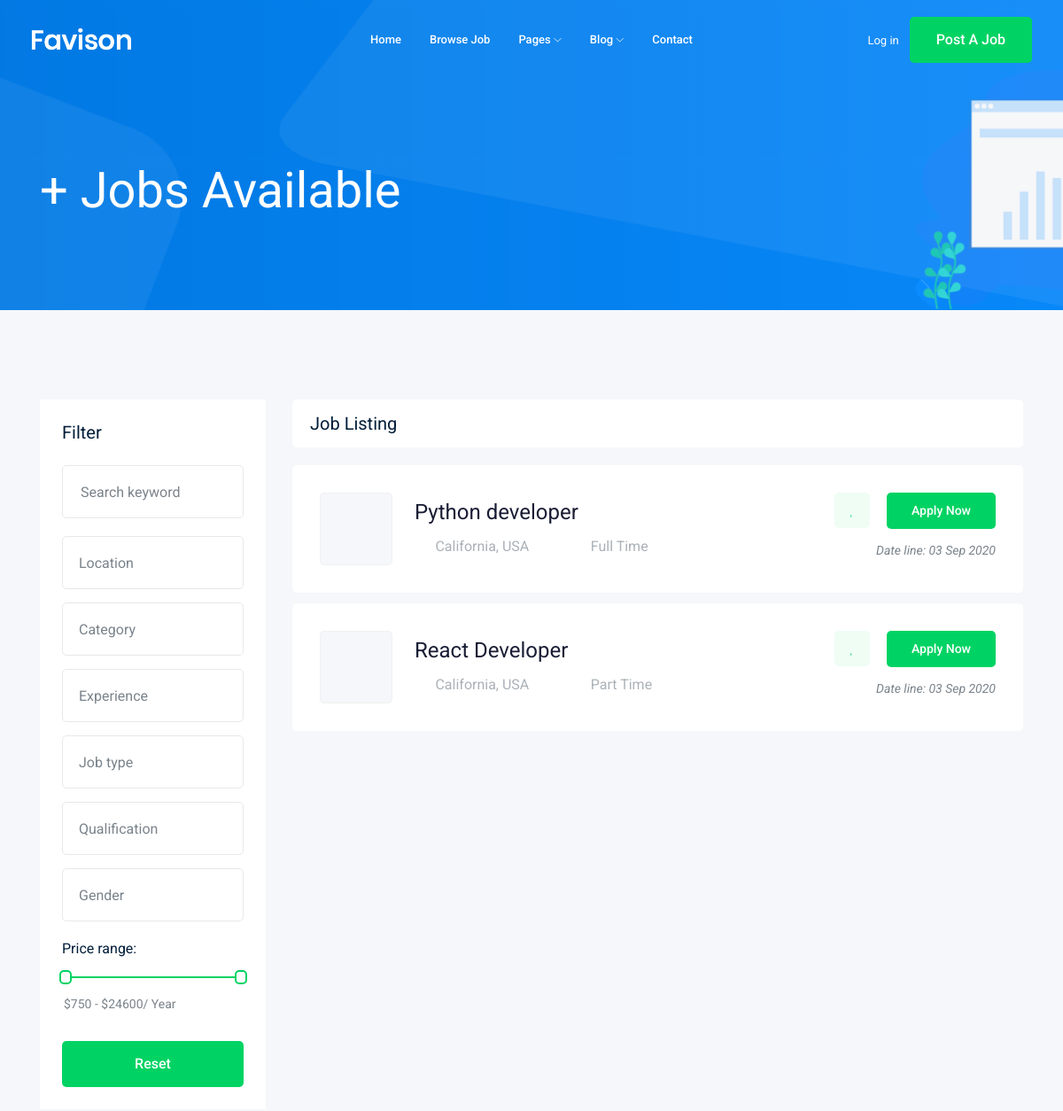
The app's page /jobs/ (upper part), older data.
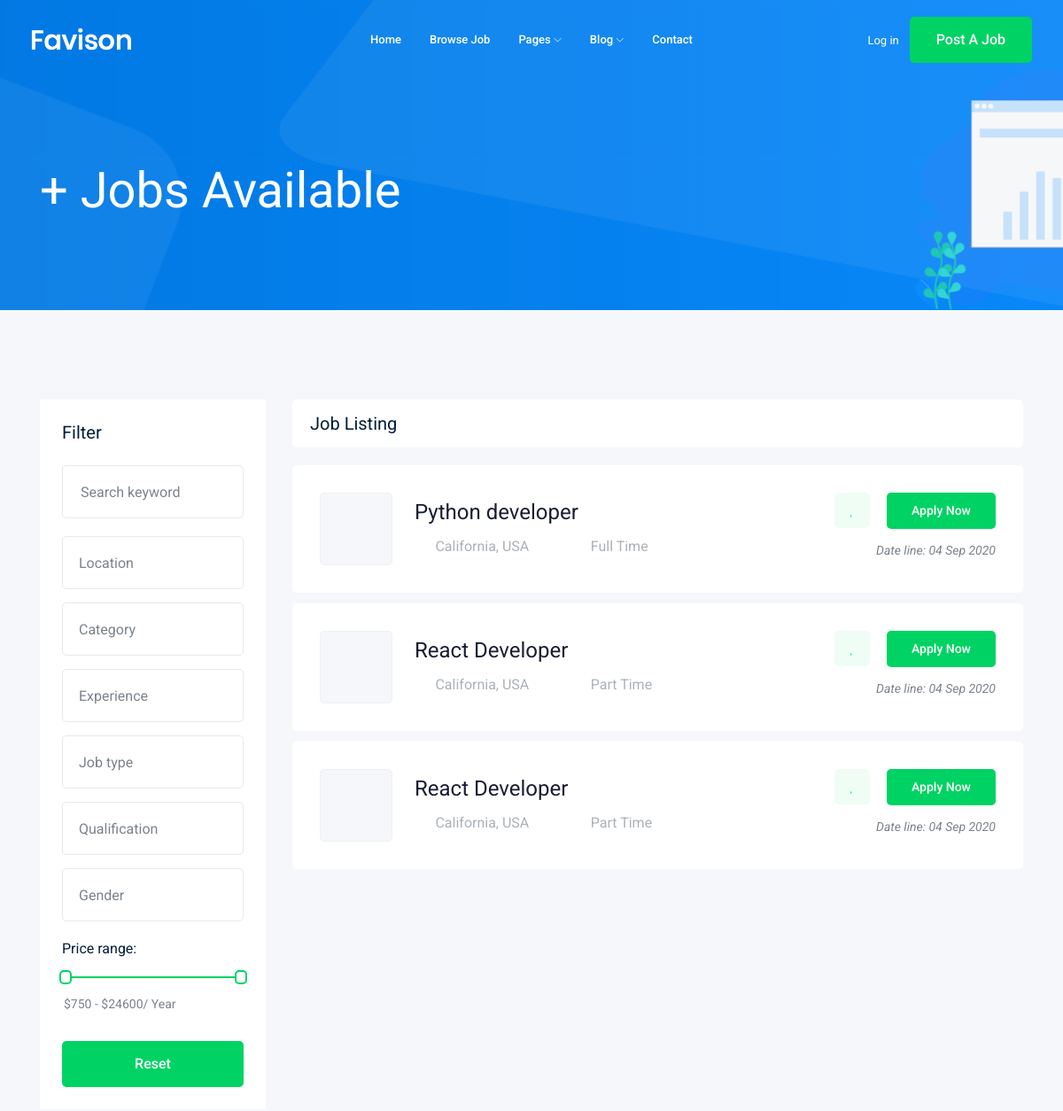
The same page, newer data.
### job/models.py (models this page shows, shortened)
class Job(models.Model):
    title = models.CharField(max_length=50)
    job_type = models.CharField(max_length=15, choices=JOB_TYPE)
    description = models.TextField(max_length=1000)
    published_at = models.DateTimeField(auto_now=True)
    vacancy = models.IntegerField(default=1)
    salary = models.IntegerField(default=0)
    experience = models.IntegerField(default=1)
    image = models.ImageField(upload_to='')
    category = models.ForeignKey('Category', on_delete=models.CASCADE)
    slug = models.SlugField(blank=True, null=True)

### job/views.py (the view)
# urls.py: path('', views.job_list),
def job_list(request):
    jobs = Job.objects.all()
    paginator = Paginator(jobs, 3)
    page_number = request.GET.get('page')
    page_obj = paginator.get_page(page_number)
    context = {'jobs':page_obj}
    return render(request, 'job_list.html', context)

### job/templates/job_list.html (shortened to what the changed rows need)
{% extends 'base.html' %}
{% block body %}
    <div class="job_listing_area plus_padding">
        <div class="container">
            <div class="row">
                <div class="col-lg-9">
                    <div class="job_lists m-0">
                        <div class="row">
                            {% for job in jobs %}
                            <div class="col-lg-12 col-md-12">
                                <div class="single_jobs white-bg d-flex justify-content-between">
                                    <div class="jobs_left d-flex align-items-center">
                                        <div class="thumb">
                                        </div>
                                        <div class="jobs_conetent">
                                            <a href="{% url 'jobs:job_detail' job.slug %}"><h4>{{job.title}}</h4></a>
                                            <div class="links_locat d-flex align-items-center">
                                                <div class="location">
                                                    <p> <i class="fa fa-map-marker"></i> California, USA</p>
                                                </div>
                                                <div class="location">
                                                    <p> <i class="fa fa-clock-o"></i>{{job.job_type}}</p>
                                                </div>
                                            </div>
                                        </div>
                                    </div>
                                    <div class="jobs_right">
                                        <div class="apply_now">
                                            <a class="heart_mark" href="#"> <i class="fa fa-heart"></i> </a>
                                            <a href="{% url 'jobs:job_detail' job.slug %}" class="boxed-btn3">Apply Now</a>
                                        </div>
                                        <div class="date">
                                            <p>Date line: {{job.published_at|date:'d M Y'}}</p>
                                        </div>
                                    </div>
                                </div>
                            </div>
                            {% endfor %}
                        </div>
                    </div>
                </div>
            </div>
        </div>
    </div>
{% endblock body %}

Row changes from the older to the newer data that the page shows:
changed Job "Python developer": published_at "03 Sep 2020" → "04 Sep 2020"
changed Job (number 2 of 3 on the later page): published_at "03 Sep 2020" → "04 Sep 2020"
added Job: title "React Developer", job_type "Part Time", published_at "04 Sep 2020"
